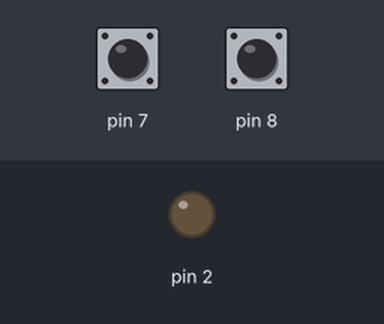
Bench run of a sketch on a simulated Arduino Uno, built with avr-gcc and run on an emulated ATmega328P. Parts: output pins drawn as LEDs (lit = HIGH). Inputs (shaded band) come from the test bench; at power-on: pin 7 HIGH, pin 8 HIGH.

Above: at 1.2 s.
1.3 s: pin 7 pulled LOW for 0.15 s
At 1.7 s:
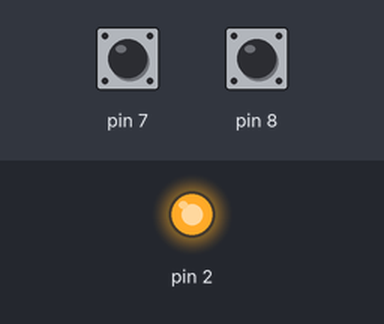
2.9 s: pin 7 pulled LOW for 1 s
At 4.1 s:
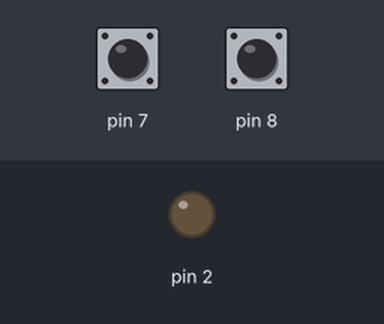
5.4 s: pin 7 pulled LOW for 3.2 s
At 6.0 s:
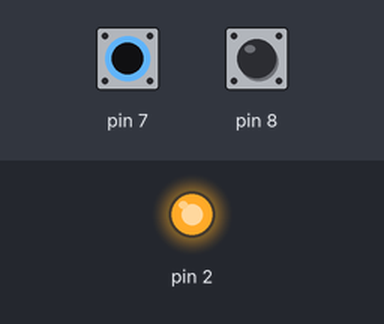
Timing chart, 0 to 8.4 s (numbered marks = the images above; inputs shaded):
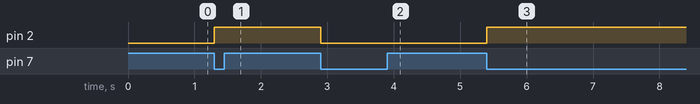

The sketch:

assign4_Code.ino
```cpp
int stateP = HIGH;
int stateC = HIGH;

void setup() {
  // put your setup code here, to run once:
    pinMode(2, OUTPUT);
    pinMode(7, INPUT_PULLUP);
    pinMode(8, INPUT_PULLUP);
  Serial.begin(9600);
  Serial.flush();
  digitalWrite(2, LOW);

}


void loop() {
  // put your main code here, to run repeatedly:
  stateP = stateC;
  while(stateP==stateC){
    stateC = digitalRead(8) & digitalRead(7);
  }

  if (stateC == LOW){
     if((digitalRead(2)) == LOW){
      digitalWrite(2, HIGH);
    }else{
       digitalWrite(2, LOW);
    }
  }

}
```

Measured:
- after the input at 1.3 s, pin 2: LOW → HIGH at once
- after the input at 2.9 s, pin 2: HIGH → LOW at once
- after the input at 5.4 s, pin 2: LOW → HIGH at once
